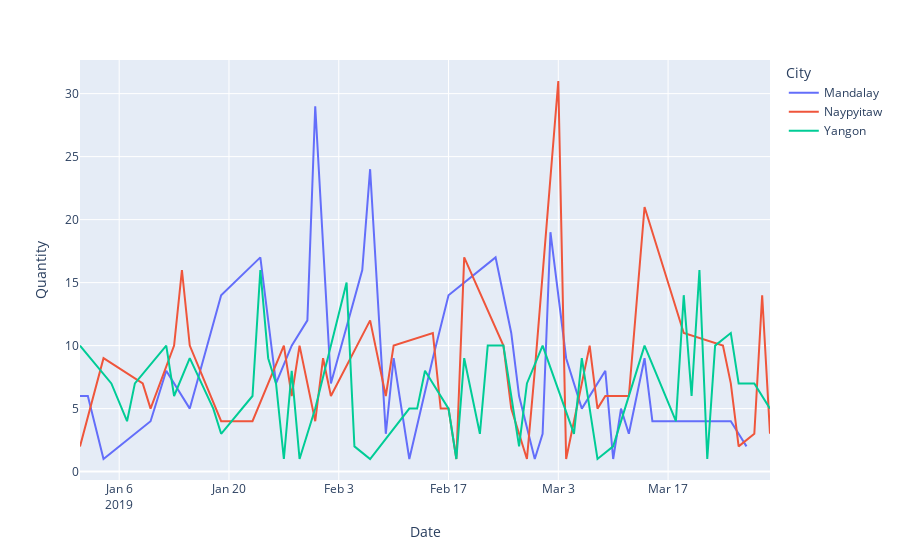

Source (notebook cell):
### Markdown cell above
<div style="background-color:white;text-align:left;color:#00539F;">
<h4>
Creating line chart
</h4>
</div>

### Code cell
#Filter for any of the 3 cities and plot line chart of Sales
df_prod = df_final[df_final['Product line'] == "Electronic accessories"]

#Define a figure
fig = px.line(df_prod, x="Date", y="Quantity", color='City')

#Plot figure
fig.show()

### Figure 1 — Plotly figure (JSON) as saved in the notebook; plotly's stock layout.template omitted (floating-point values rounded to 4 significant figures)
{"data": [{"hovertemplate": "City=Mandalay<br>Date=%{x}<br>Quantity=%{y}<extra></extra>", "legendgroup": "Mandalay", "line": {"color": "#636efa", "dash": "solid"}, "mode": "lines", "name": "Mandalay", "orientation": "v", "showlegend": true, "type": "scatter", "x": ["2019-01-01", "2019-01-02", "2019-01-04", "2019-01-10", "2019-01-12", "2019-01-15", "2019-01-19", "2019-01-24", "2019-01-26", "2019-01-28", "2019-01-30", "2019-01-31", "2019-02-02", "2019-02-06", "2019-02-07", "2019-02-09", "2019-02-10", "2019-02-12", "2019-02-15", "2019-02-17", "2019-02-23", "2019-02-25", "2019-02-26", "2019-02-28", "2019-03-01", "2019-03-02", "2019-03-04", "2019-03-06", "2019-03-09", "2019-03-10", "2019-03-11", "2019-03-12", "2019-03-14", "2019-03-15", "2019-03-16", "2019-03-25", "2019-03-26", "2019-03-27"], "xaxis": "x", "y": [6, 6, 1, 4, 8, 5, 14, 17, 7, 10, 12, 29, 7, 16, 24, 3, 9, 1, 9, 14, 17, 11, 6, 1, 3, 19, 9, 5, 8, 1, 5, 3, 9, 4, 4, 4, 3, 2], "yaxis": "y"}, {"hovertemplate": "City=Naypyitaw<br>Date=%{x}<br>Quantity=%{y}<extra></extra>", "legendgroup": "Naypyitaw", "line": {"color": "#EF553B", "dash": "solid"}, "mode": "lines", "name": "Naypyitaw", "orientation": "v", "showlegend": true, "type": "scatter", "x": ["2019-01-01", "2019-01-04", "2019-01-09", "2019-01-10", "2019-01-13", "2019-01-14", "2019-01-15", "2019-01-19", "2019-01-23", "2019-01-27", "2019-01-28", "2019-01-29", "2019-01-31", "2019-02-01", "2019-02-02", "2019-02-07", "2019-02-09", "2019-02-10", "2019-02-15", "2019-02-16", "2019-02-17", "2019-02-18", "2019-02-19", "2019-02-24", "2019-02-25", "2019-02-27", "2019-02-28", "2019-03-03", "2019-03-04", "2019-03-07", "2019-03-08", "2019-03-09", "2019-03-12", "2019-03-14", "2019-03-19", "2019-03-24", "2019-03-25", "2019-03-26", "2019-03-28", "2019-03-29", "2019-03-30"], "xaxis": "x", "y": [2, 9, 7, 5, 10, 16, 10, 4, 4, 10, 6, 10, 4, 9, 6, 12, 6, 10, 11, 5, 5, 1, 17, 10, 5, 1, 8, 31, 1, 10, 5, 6, 6, 21, 11, 10, 7, 2, 3, 14, 3], "yaxis": "y"}, {"hovertemplate": "City=Yangon<br>Date=%{x}<br>Quantity=%{y}<extra></extra>", "legendgroup": "Yangon", "line": {"color": "#00cc96", "dash": "solid"}, "mode": "lines", "name": "Yangon", "orientation": "v", "showlegend": true, "type": "scatter", "x": ["2019-01-01", "2019-01-05", "2019-01-07", "2019-01-08", "2019-01-12", "2019-01-13", "2019-01-15", "2019-01-18", "2019-01-19", "2019-01-23", "2019-01-24", "2019-01-25", "2019-01-26", "2019-01-27", "2019-01-28", "2019-01-29", "2019-01-30", "2019-01-31", "2019-02-04", "2019-02-05", "2019-02-07", "2019-02-12", "2019-02-13", "2019-02-14", "2019-02-17", "2019-02-18", "2019-02-19", "2019-02-21", "2019-02-22", "2019-02-24", "2019-02-25", "2019-02-26", "2019-02-27", "2019-03-01", "2019-03-05", "2019-03-06", "2019-03-08", "2019-03-10", "2019-03-14", "2019-03-18", "2019-03-19", "2019-03-20", "2019-03-21", "2019-03-22", "2019-03-23", "2019-03-25", "2019-03-26", "2019-03-28", "2019-03-30"], "xaxis": "x", "y": [10, 7, 4, 7, 10, 6, 9, 5, 3, 6, 16, 9, 7, 1, 8, 1, 3, 5, 15, 2, 1, 5, 5, 8, 5, 1, 9, 3, 10, 10, 6, 2, 7, 10, 3, 9, 1, 2, 10, 4, 14, 6, 16, 1, 10, 11, 7, 7, 5], "yaxis": "y"}], "layout": {"legend": {"title": {"text": "City"}, "tracegroupgap": 0}, "margin": {"t": 60}, "xaxis": {"anchor": "y", "domain": [0, 1], "title": {"text": "Date"}}, "yaxis": {"anchor": "x", "domain": [0, 1], "title": {"text": "Quantity"}}}}
